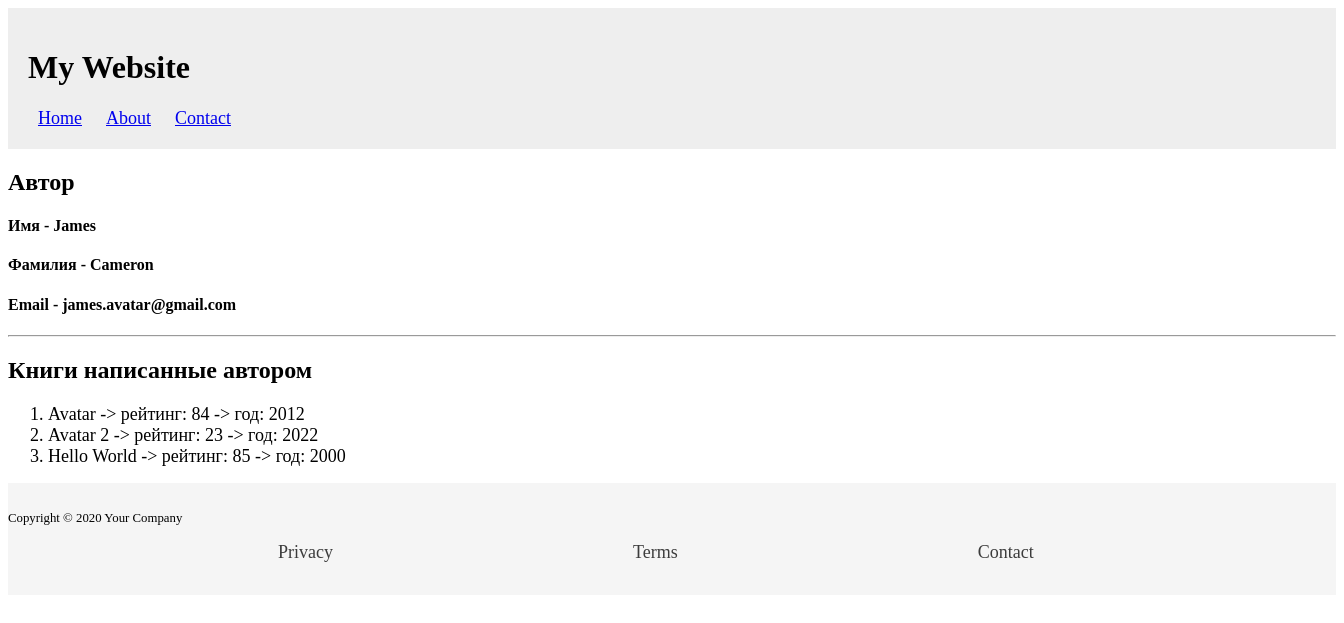
The app's page /directors/2 with its own data.
### book_app/models.py (models this page shows, shortened)
class Author(models.Model):
    name = models.CharField(max_length=100)
    surname = models.CharField(max_length=100)
    email = models.EmailField()

class Book(models.Model):
    RUB = 'RUB'
    USD = 'USD'
    EUR = 'EUR'
    CURRENCY_CHOICES = [
        (RUB, 'Rubles'),
        (USD, 'Dollars'),
        (EUR, 'Euro'),
    ]
    title = models.CharField(max_length=70)
    rating = models.IntegerField(validators=[MinValueValidator(1), MaxValueValidator(100)])
    year = models.IntegerField(null=True, blank=True, validators=[MinValueValidator(1950), MaxValueValidator(2023)])
    budget = models.IntegerField(blank=True, default=50000, validators=[MinValueValidator(10000)])
    currency = models.CharField(max_length=3, choices=CURRENCY_CHOICES, default=USD)
    is_best_selling = models.BooleanField(default=True)
    director = models.ForeignKey(Author, on_delete=models.PROTECT, null=True)
    slug = models.SlugField(default='', null=False)
    actors = models.ManyToManyField(Character)
    def __str__(self):
        return f'{self.title} -> рейтинг: {self.rating} -> год: {self.year}'

### book_app/views.py (the view)
# urls.py: path('directors/<int:number_of_director>', views.one_director, name='one_dir'),
def one_director(request, number_of_director: id):
    number = get_object_or_404(Author, id=number_of_director)
    return render(request, 'book_app/one_dir.html', context={
        'number': number_of_director,
        'author': number,
    })

### book_app/templates/book_app/one_dir.html (shortened to what this page needs)
{% extends 'base.html' %}
{% load static %}
{% block css_addition %}
<link rel="stylesheet" href="{% static 'book_app/css/style.css'%}">
{% endblock %}
{% block content %}
<main>
    <h2> Автор </h2>
    <h4>Имя - {{author.name}}</h4>
    <h4>Фамилия - {{author.surname}}</h4>
    <h4>Email - {{author.email}}</h4>
    <hr>
    <h2> Книги написанные автором </h2>
    <ol>
        {% for i in author.book_set.all %}
            <li>{{i}}</li>
        {% endfor %}
    </ol>
</main>
{% endblock %}

### book_app/static/book_app/css/style.css (style rules this page uses)
li { font-size: 18px; font-family: Palatino, URW Palladio L, serif; }

### records on screen
Author: name "James", surname "Cameron", email "james.avatar@gmail.com"
Book: title+rating+year "Avatar -> рейтинг: 84 -> год: 2012"
Book: title+rating+year "Avatar 2 -> рейтинг: 23 -> год: 2022"
Book: title+rating+year "Hello World -> рейтинг: 85 -> год: 2000"
